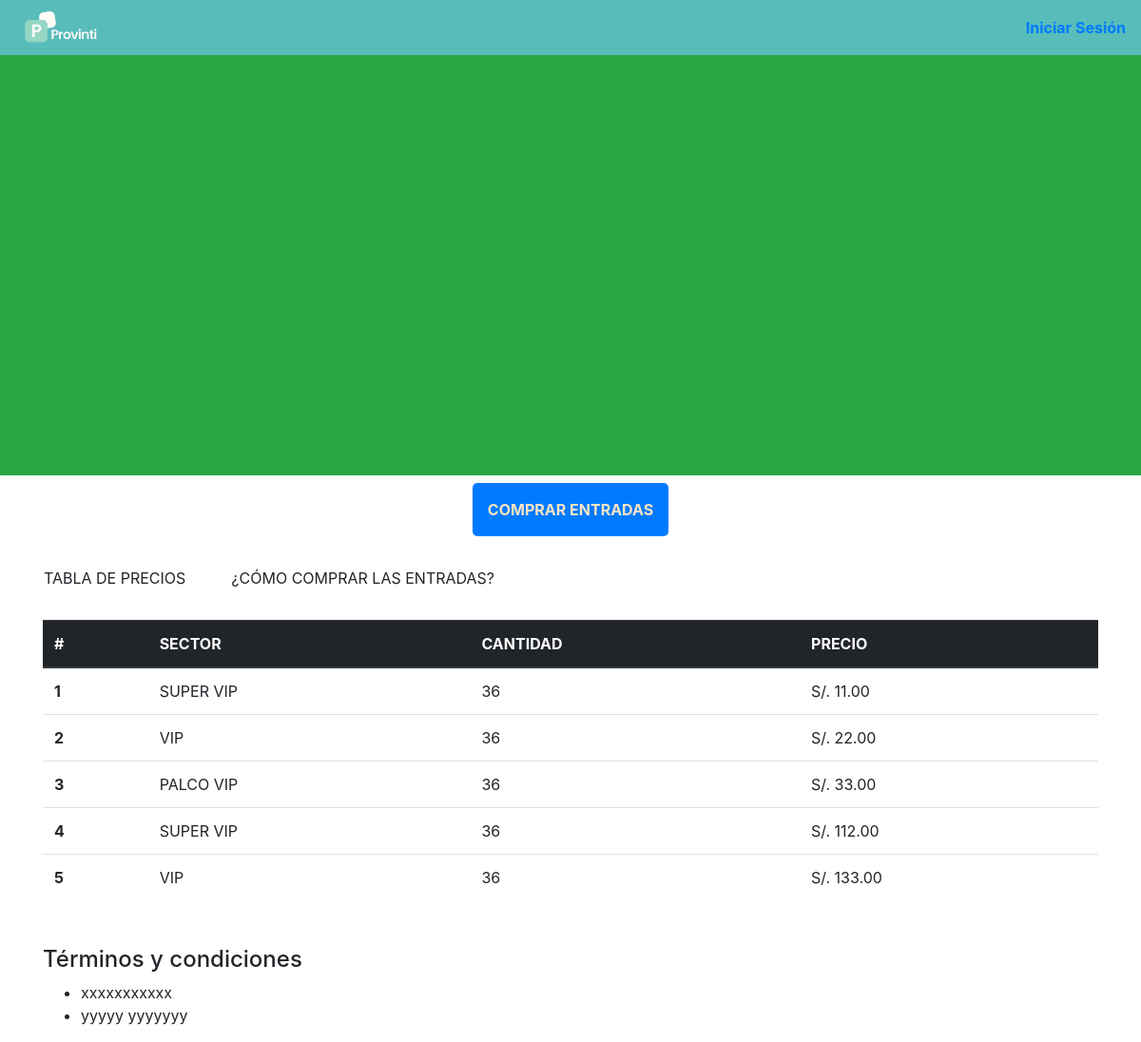
The app's page /public/cliente-evento.php?id=23 with its own data.
### tables this page shows
CREATE TABLE `categoria_evento` (
  `id` int(11) NOT NULL,
  `nombre_categoria_evento` varchar(100) NOT NULL,
  `precio_venta` decimal(10,2) NOT NULL,
  `precio_preventa` decimal(10,2) NOT NULL,
  `ID_Evento` int(11) NOT NULL
);

CREATE TABLE `eventos` (
  `ID_Evento` int(11) NOT NULL,
  `Titulo` varchar(100) NOT NULL,
  `Aforo` int(11) DEFAULT NULL,
  `Foto` varchar(255) DEFAULT NULL,
  `Descripcion` text DEFAULT NULL,
  `terminos_condiciones` longtext DEFAULT NULL,
  `Artista_Autor` varchar(100) DEFAULT NULL,
  `Fecha_Evento` datetime DEFAULT NULL,
  `Fecha_Creacion` datetime DEFAULT current_timestamp(),
  `Estado_Publicacion` enum('Publicado','Borrador','Cancelado') DEFAULT 'Borrador',
  `visibilidad` varchar(255) DEFAULT NULL,
  `organizador` varchar(255) DEFAULT NULL,
  `contacto_organizador` varchar(255) DEFAULT NULL,
  `politica_cancelacion` text DEFAULT NULL,
  `f_actualizacion` date DEFAULT NULL,
  `f_borrado` date DEFAULT NULL,
  `hora_borrado` time DEFAULT NULL,
  `ubicacion` varchar(100) DEFAULT NULL,
  `activoPospuesto` varchar(20) DEFAULT NULL,
  `horaInicioEvento` time DEFAULT NULL,
  `horaFinEvento` time DEFAULT NULL,
  `redes` varchar(150) DEFAULT NULL,
  `id_usuario` int(11) NOT NULL
);

### public/cliente-evento.php (called while the page is built, shortened)
<?php
$id = $_GET['id'];
$conexion = new Database();
$eventoObjeto = new Evento($conexion->connect());
$categoriaEventoObjeto = new Categoria_evento($conexion->connect());
$categoriasEvento   = $categoriaEventoObjeto->mostrarCategoriasEventos();
$eventos            = $eventoObjeto->mostrarEventos();
include '../vista/clientes/cliente-evento.php';
?>

### modelo/Database.php (called while the page is built, shortened)
<?php
class Database {
    private $host = DB_HOST;
    private $db_name = DB_NAME;
    private $username = DB_USER;
    private $password = DB_PASS;
    public function connect() {
        $this->conn = mysqli_connect($this->host, $this->username, $this->password, $this->db_name);
        return $this->conn;
    }
}
?>

### modelo/Categoria_evento.php (called while the page is built, shortened)
<?php
class Categoria_evento {
    private $connection;
    public function __construct($bd)
    {
     $this->connection = $bd;
    }
    public function mostrarCategoriasEventos() {
        $sql = "SELECT * FROM categoria_evento";
        $result = mysqli_query($this->connection, $sql);
        $eventos = [];
        if ($result) {
            while ($row = mysqli_fetch_assoc($result)) {
                $eventos[] = $row;
            }
        }
        return $eventos;
    }
}
?>

### modelo/Evento.php (called while the page is built, shortened)
<?php
class Evento {
    private $connection;
    public function __construct($bd)
    {
     $this->connection = $bd;
    }
    public function mostrarEventos() {
        $sql = "SELECT * FROM eventos";
        $result = mysqli_query($this->connection, $sql);
        $eventos = [];
        if ($result) {
            while ($row = mysqli_fetch_assoc($result)) {
                $eventos[] = $row;
            }
        }
        return $eventos;
    }
}
?>

### vista/clientes/cliente-evento.php (the view, shortened to what this page needs)
<!doctype html>
<html lang="en">
  <head>
    <link rel="stylesheet" href="https://cdn.jsdelivr.net/npm/bootstrap@4.0.0/dist/css/bootstrap.min.css">
  </head>
  <body>
    <nav class="navbar navbar-expand-lg d-flex" style="position:fixed;width:100%">
    <div class="mr-auto">
        <img src="../vista/clientes/img/logo_provint.png" width="100px">
    </div>
    <?php
if(isset($_SESSION['rol']) && $_SESSION['rol'] == "cliente"){
  echo '<div><p>Hola! '.$_SESSION['nombre'].'</p></div>
  <div class="login">
    <a href="../controlador/cliente/logout.php" class="login-button">Cerrar Sesión</a>
</div>';
}else{
  echo '<div class="d-flex" style="cursor: pointer;">
            <p class="my-auto font-bold iniciarSesion"><strong><a href="./login-clientes.php">Iniciar Sesión</a></strong></p>
        </div>';
}
?>
    </nav>
  <section class="fondo-evento bg-success" style="height: 500px;">
  </section>
  <section class="container d-flex">
    <button class="bg-primary p-3 mt-2 mx-auto border-none" style="cursor :pointer; border:none; border-radius:5px;">
        <strong style="color:bisque">COMPRAR ENTRADAS</strong>
    </button>
  </section>
  <section class="container p-3">
    <div class="mt-3 d-flex">
        <p>TABLA DE PRECIOS</p>
        <p class="ml-5">¿CÓMO COMPRAR LAS ENTRADAS?</p>
    </div>
</section>
<section class="container">
<table class="table">
  <thead class="thead-dark">
    <tr>
      <th scope="col">#</th>
      <th scope="col">SECTOR</th>
      <th scope="col">CANTIDAD</th>
      <th scope="col">PRECIO</th>
    </tr>
  </thead>
  <tbody>
    <?php
$contador = 1;
    foreach($categoriasEvento as $categoria){
      echo '<tr>
      <th scope="row">'.$contador.'</th>
      <td>'.$categoria['nombre_categoria_evento'].'</td>
      <td>36</td>
      <td>S/. '.$categoria['precio_venta'].'</td>
    </tr>';
    $contador++;
    }
    ?>
  </tbody>
</table>
</section>
<section class="container mt-5">
<p class="h4">Términos y condiciones</p>
<ul>
<?php
foreach($eventos as $evento){
if($evento['ID_Evento']==$id){
  $terminos_condiciones_json_string = $evento['terminos_condiciones'];
  $array_terminos = json_decode($terminos_condiciones_json_string, true);
  foreach($array_terminos as $termino){
    echo "<li>".$termino."</li>";
  }
}
}
?>
</ul>
</section>
  </body>
</html>

### vista/clientes/cliente-evento.php (style rules this page uses)
.navbar { background: #58bcbb; }
.iniciarSesion { transition: height ease 1s ; }

### records on screen
categoria_evento: nombre_categoria_evento "SUPER VIP", precio_venta "11.00"
categoria_evento: nombre_categoria_evento "VIP", precio_venta "22.00"
categoria_evento: nombre_categoria_evento "PALCO VIP", precio_venta "33.00"
categoria_evento: nombre_categoria_evento "SUPER VIP", precio_venta "112.00"
categoria_evento: nombre_categoria_evento "VIP", precio_venta "133.00"
eventos: terminos_condiciones "xxxxxxxxxxx", terminos_condiciones "yyyyy yyyyyyy"
